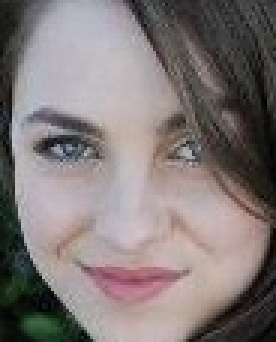
#> input picture data/131422.jpg.jpg, 92 x 114 px (shown 3 times larger)
$ jupyter execute --allow-errors deyah.ipynb
#> lines starting #> are read from the running program, lines starting #| are printed output that depends on the picture
[cell 1]
import numpy as np # linear algebra
import pandas as pd # data processing, CSV file I/O (e.g. pd.read_csv)
import matplotlib.pyplot as plt
import seaborn as sns
import cv2
import random
from tensorflow.keras.preprocessing.image import ImageDataGenerator,load_img

# Input data files are available in the read-only "../input/" directory
# For example, running this (by clicking run or pressing Shift+Enter) will list all files under the input directory

import os
for dirname, _, filenames in os.walk('/kaggle/input'):
    for filename in filenames:
        print(os.path.join(dirname, filename))

# You can write up to 20GB to the current directory (/kaggle/working/) that gets preserved as output when you create a version using "Save & Run All"
# You can also write temporary files to /kaggle/temp/, but they won't be saved outside of the current session

[cell 2]
traindir = "C:/Users/lenovo/Desktop/test_model/Training"
validdir = "C:/Users/lenovo/Desktop//test_model/Validation"
#> (the rest of this cell did not finish here and is left out)

[cell 3]
def show_image(dir):
    plt.figure(figsize=(12,7))
    for i in range(10):
        plt.subplot(2,5,i+1)
        img = random.choice(os.listdir(dir))
        img = load_img(os.path.join(dir,img))
        plt.subplots_adjust(hspace=0.2)
        x =dir.split("/")[-1]
        if x == "male":
            plt.suptitle("Male Images",fontsize=15)
        else:
            plt.suptitle("Female Images",fontsize=15)
        plt.imshow(img)
    plt.tight_layout()

#> (a cell that did not finish here is left out)

#> (a cell that did not finish here is left out)

[cell 6]
height = 150
width = 150
#> (the rest of this cell did not finish here and is left out)

[cell 7]
from tensorflow.keras.applications.mobilenet_v2 import MobileNetV2
#> (the rest of this cell did not finish here and is left out)

#> (a cell that did not finish here is left out)

[cell 9]
from tensorflow.keras.models import Sequential
from tensorflow.keras.optimizers import Adam
from tensorflow.keras.layers import Flatten,Dense,Dropout,Conv2D,MaxPool2D,BatchNormalization
from tensorflow.keras.callbacks import ModelCheckpoint,EarlyStopping

#> (a cell that did not finish here is left out)

#> (a cell that did not finish here is left out)

#> (a cell that did not finish here is left out)

[cell 13]
batch_size = 32
#> (the rest of this cell did not finish here and is left out)

#> (a cell that did not finish here is left out)

#> (a cell that did not finish here is left out)

[cell 16]
def checking(img):
#> called with img = '131422.jpg.jpg'
    label = {0:"female",1:"male"}
    image =cv2.imread(img)
#> image is the input picture: shape (114, 92, 3); mean B, G, R 119.9, 120.5, 129.1
    gray = cv2.cvtColor(image,cv2.COLOR_BGR2GRAY)
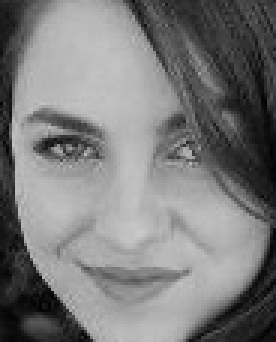
#> gray: shape (114, 92) (shown 3 times larger); min 0, max 202, mean 123
    print(gray)
#> (printed output is left out)
    cascade = cv2.CascadeClassifier('C:/Users/lenovo/Desktop/FACE_DETECTION/Face-Detection-OpenCV-master/data/haarcascade_frontalface_alt.xml')
    print(cascade)
    faces = cascade.detectMultiScale(gray,1.1)#1.1
#> faces = [[0, 20, 90, 90]]
    print(faces)
#| [[ 0 20 90 90]]
    for x,y,w,h in faces:
        face = image[y:y+h,x:x+w]
        face = cv2.resize(face,(150,150))
        img_scaled = face/255.0
        reshape = np.reshape(img_scaled,(1,150,150,3))
        img = np.vstack([reshape])
        result = model.predict(img)
        print(result)

        print(np.argmax(result))
        if np.argmax(result) == 0:
            cv2.rectangle(image,(x-10,y),(x+w,y+h),(0,255,0),4)
            cv2.rectangle(image,(x-10,y-50),(x+w,y),(255,0,0),-1)
            cv2.putText(image,label[0],(x,y-10),cv2.FONT_HERSHEY_SIMPLEX,0.5,(255,255,255),1)
            print(str(result[0][0] * 100) + "%")


            image = cv2.cvtColor(image,cv2.COLOR_BGR2RGB)
            plt.imshow(image)


        elif np.argmax(result) == 1:
            cv2.rectangle(image,(x-10,y),(x+w,y+h),(0,255,0),4)
            cv2.rectangle(image,(x-10,y-50),(x+w,y),(255,0,0),-1)
            cv2.putText(image,label[1],(x,y-10),cv2.FONT_HERSHEY_SIMPLEX,0.5,(255,255,255),2)
            print(str(result[0][1] * 100 )+ "%")
            image = cv2.cvtColor(image,cv2.COLOR_BGR2RGB)
            plt.imshow(image)
#> this loop made 1 pass
#> pass 1, in checking, `face = image[y:y+h,x:x+w]`:
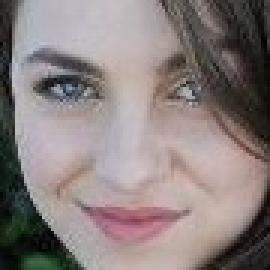
#> face: shape (90, 90, 3) (shown 3 times larger); mean B, G, R 126.2, 127.5, 138.1
#> pass 1, in checking, `face = cv2.resize(face,(150,150))`:
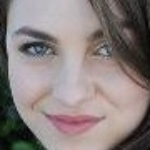
#> face: shape (150, 150, 3); mean B, G, R 126.1, 127.4, 138

plt.show()
cv2.destroyAllWindows()

$ run again, with data/090571.jpg.jpg copied over data/131422.jpg.jpg
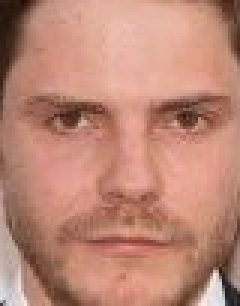
#> input picture data/090571.jpg.jpg, 80 x 102 px (shown 3 times larger)
#> in checking, image is the input picture: shape (102, 80, 3); mean B, G, R 117.7, 135.1, 188.7
#> in checking, `gray = cv2.cvtColor(image,cv2.COLOR_BGR2GRAY)`:
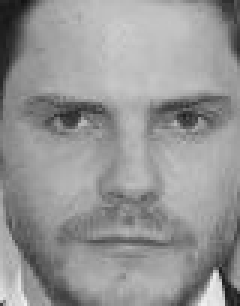
#> gray: shape (102, 80) (shown 3 times larger); min 18, max 240, mean 149.1
#> (printed output is left out)
#> faces = [[7, 16, 70, 70]]
#| [[ 7 16 70 70]]
#> the loop in checking, `for x,y,w,h in faces:` made 1 pass
#> pass 1, in checking, `face = image[y:y+h,x:x+w]`:
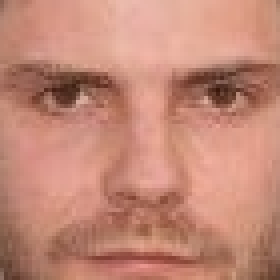
#> face: shape (70, 70, 3) (shown 4 times larger); mean B, G, R 118.4, 136.3, 195.4

$ run again, with data/090663.jpg.jpg copied over data/131422.jpg.jpg
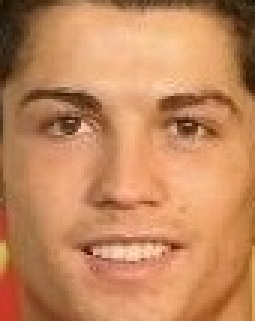
#> input picture data/090663.jpg.jpg, 85 x 107 px (shown 3 times larger)
#> in checking, image is the input picture: shape (107, 85, 3); mean B, G, R 93.1, 135.4, 195.7
#> in checking, `gray = cv2.cvtColor(image,cv2.COLOR_BGR2GRAY)`:
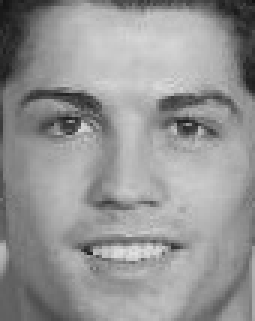
#> gray: shape (107, 85) (shown 3 times larger); min 17, max 225, mean 148.6
#> (printed output is left out)
#> faces = [[4, 11, 76, 76]]
#| [[ 4 11 76 76]]
#> the loop in checking, `for x,y,w,h in faces:` made 1 pass
#> pass 1, in checking, `face = cv2.resize(face,(150,150))`:
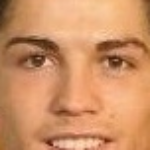
#> face: shape (150, 150, 3); mean B, G, R 102.5, 145.4, 205.9
